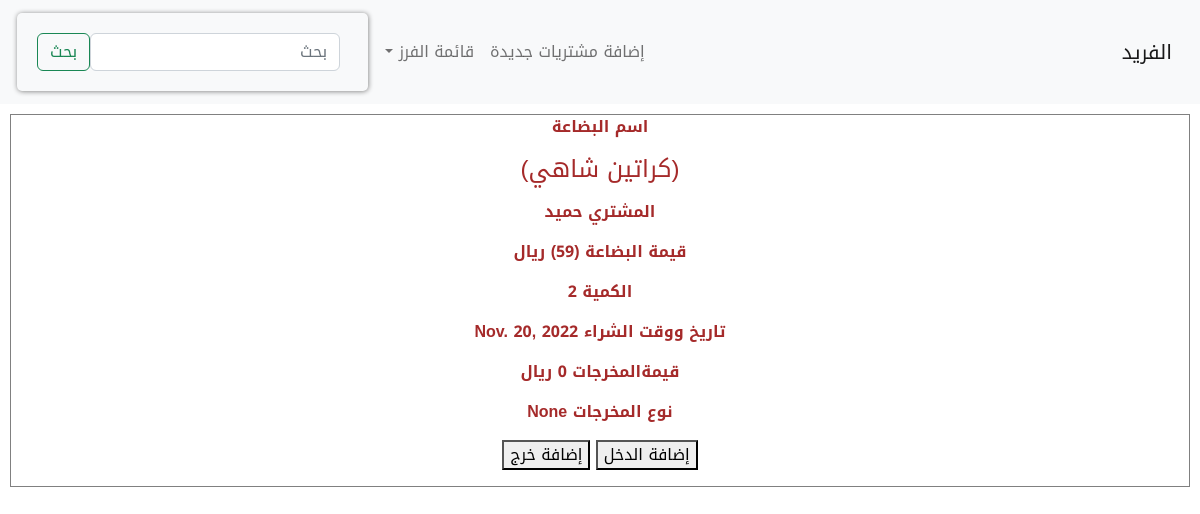
The app's page /details/3, older data.
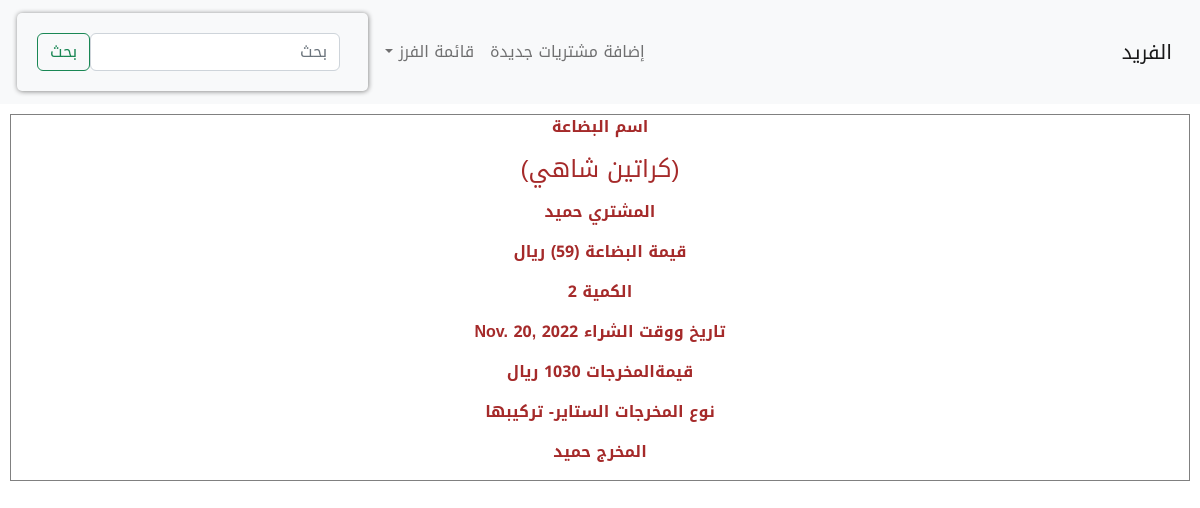
The same page, newer data.
### alfreed/models.py (models this page shows)
class Workers(models.Model):
    name = models.CharField(max_length=50)
    def __str__(self):
        return str(self.name)

class Sales(models.Model):
    worker = models.ManyToManyField(Workers, blank=True)
    products = models.CharField(
        max_length=150, null=True, blank=True, default='لا يوجد')
    quantity = models.PositiveIntegerField(default=0)
    paid = models.PositiveIntegerField(default=0)
    date_created = models.DateTimeField(null=True, blank=True)
    created = models.DateTimeField(auto_now_add=True)
    income = models.PositiveIntegerField(default=0)
    receipiant = models.ManyToManyField(Workers, related_name='receipiant')
    outcome = models.PositiveIntegerField(default=0)
    type = models.CharField(max_length=50, null=True, blank=True)
    person = models.ManyToManyField(Workers, related_name='person')
    def __str__(self):
        return str(self.products)
    class Meta:
        ordering = ['-created']

### alfreed/views.py (the view)
# urls.py: path('details/<int:pk>', views.details, name='details'),
def details(request, pk):
    product = Sales.objects.get(pk=pk)
    buyer = product.worker.all()
    return render(request, 'alfreed/details.html', {
        'product': product,
        'workers': buyer,
    })

### alfreed/templates/alfreed/details.html (shortened to what this page needs)
{% extends 'main.html' %}
{% block content %}
<div class="detail-container">
    <p>اسم البضاعة </p> <p><h4>({{product}})</h4></p>
    {% for worker in workers %}
        <p>المشتري <span>{{worker}}</span></p>
    {% endfor %}
    <p>قيمة البضاعة ({{product.paid}}) ريال</p>
    <p>الكمية {{product.quantity}}</p>
    <p>تاريخ ووقت الشراء {{product.date_created|date}}</p>
    <p>قيمةالمخرجات {{product.outcome}} ريال</p>
    <p>نوع المخرجات {{product.type}} </p>
    {% for worker in product.person.all %}
        <p>المخرج {{worker}}</p>
    {% endfor %}
    {% if not product.income %}
    <p><a href="{% url 'update_income' product.pk %} "> <button>إضافة الدخل</button> </a>
    {% endif %}
        {% if not product.outcome %}
            <a href="{% url 'update_outcome' product.pk %}"> <button>إضافة خرج</button> </a></p>
        {% endif %}
    </div>
{% endblock content %}

Row changes from the older to the newer data that the page shows:
changed Sales "كراتين شاهي": type "None" → "الستاير- تركيبها"; income 0 → 189 (drawn); outcome 0 → 1030 (drawn)
now on one of the page's lists (row unchanged): Workers: name "حميد"
Text that changed along with them:
text no longer shown: "إضافة الدخل إضافة خرج"
